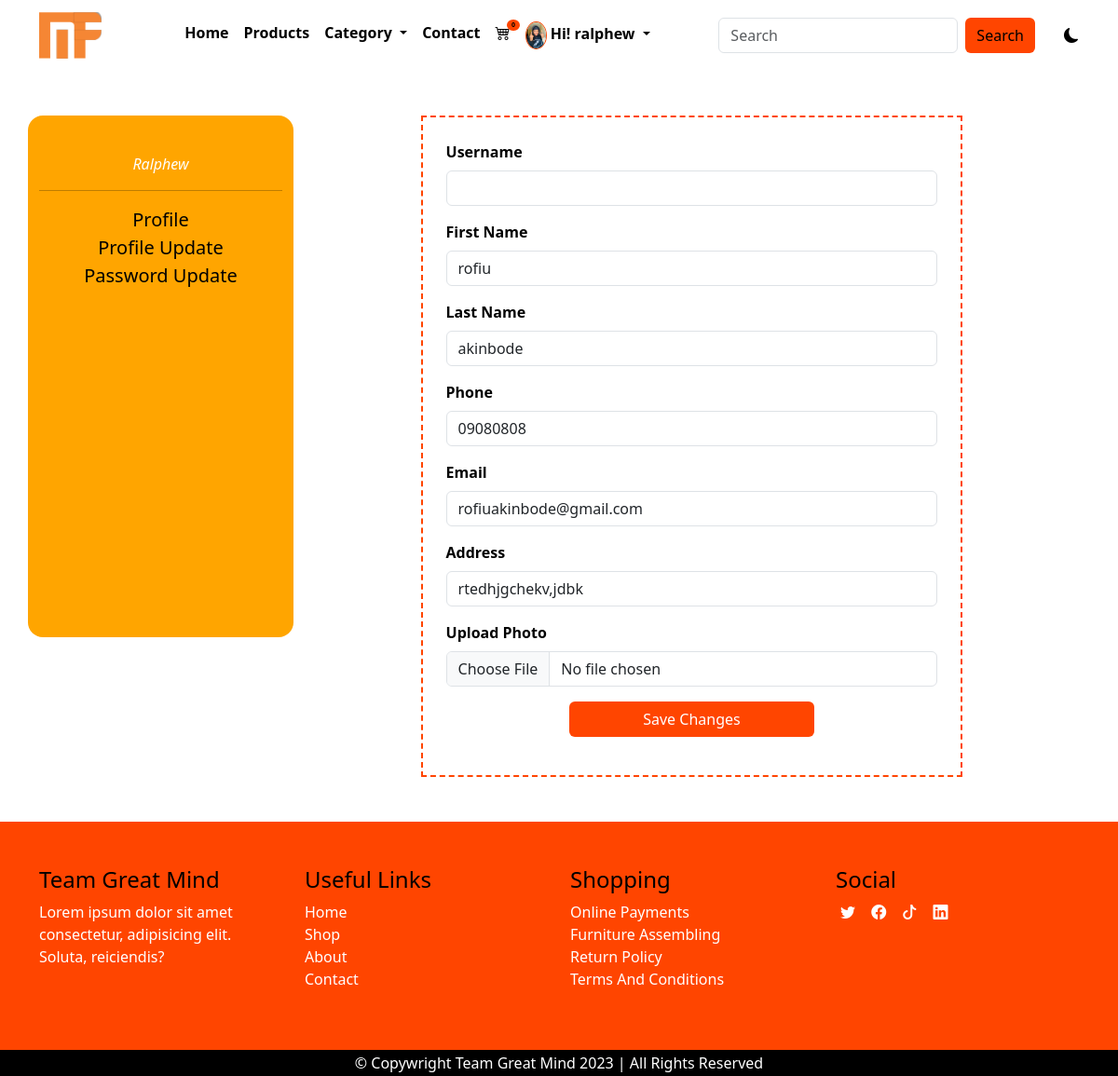
The page /profile_update (signed in) on the database its author committed.
### main/models.py (models this page shows, shortened)
class AppInfo(models.Model):
    appname = models.CharField(max_length=50)
    logo = models.ImageField(upload_to='logo')
    carousel1 = models.ImageField(upload_to='carousel')
    carousel2 = models.ImageField(upload_to='carousel')
    carousel3 = models.ImageField(upload_to='carousel')
    banner = models.ImageField(upload_to='banner')
    copyright = models.IntegerField()

class Customer(models.Model):
    user = models.OneToOneField(User, on_delete=models.CASCADE)
    first_name = models.CharField(max_length=50)
    last_name = models.CharField(max_length=50)
    phone = models.CharField(max_length=15)
    email = models.EmailField(max_length=100)
    address = models.CharField(max_length=150)
    pix =  models.ImageField(upload_to='customer')
    joined = models.DateTimeField(auto_now=True)
    class Meta:
        db_table = 'customer'
        managed = True
        verbose_name = 'Customer'
        verbose_name_plural = 'Customer'

### main/views.py (the view, shortened to what this page needs)
# urls.py: path('profile_update', views.profile_update, name='profile_update'),
def profile_update(request):
    userprof = Customer.objects.get(user__username = request.user.username)
    form = ProfileUpdateForm(instance=request.user.customer)
    context = {
            'userprof' :userprof
    }
    return render(request, 'profile_update.html', context)

### main/context_processor.py (called while the page is built)
def dropdown(request):
    info = AppInfo.objects.get(pk=1)
    fdog = Category.objects.all()
    context = {
        'info':info,
        'fdog':fdog,
    }
    return context

def cartcount(request):
    count = Cart.objects.filter(user__username = request.user.username, paid=False)
    itemcount = 0
    for item in count:
        itemcount += item.quantity
    context = {
        'itemcount':itemcount
    }
    return context

### main/templates/profile_update.html (shortened to what this page needs)
{% extends 'base.html' %}
{% block header %} {% include 'header.html' %} {% endblock header %}
{% block content %}
<div class="container">
  <div class="row mt-5 mb-5">
   <div class="col-12 col-md-3 pavat">
      <p>{{userprof.user}}</p>
      <hr>
      <ul class="list-unstyled">
        <li><a href="{% url 'profile' %}">Profile</a></li>
        <li><a href="{% url 'profile_update' %}">Profile update</a></li>
        <li><a href="{% url 'password_update' %}">Password update</a></li>
      </ul>
   </div>
   <div class="col-12 col-md-9 pupdate">
      <form action="{% url 'profile_update'  %}" method="POST" enctype="multipart/form-data">
        <div class="mb-3">
          <label for="exampleFormControlInput1" class="form-label">Username</label>
          <input type="Text"  name="username" value="{{userprof.username}}" class="form-control" id="exampleFormControlInput1" placeholder="">
        </div>
        <div class="mb-3">
          <label for="exampleFormControlInput1" class="form-label">First Name</label>
          <input type="Text"  name="first_name" value="{{userprof.first_name}}" class="form-control" id="exampleFormControlInput1" placeholder="">
        </div>
        <div class="mb-3">
          <label for="exampleFormControlInput1" class="form-label">Last Name</label>
          <input type="Text" name="last_name" value="{{userprof.last_name}}" class="form-control" id="exampleFormControlInput1" placeholder="">
        </div>
        <div class="mb-3">
          <label for="exampleFormControlInput1" class="form-label">Phone</label>
          <input type="Text" name="phone" value="{{userprof.phone}}" class="form-control" id="exampleFormControlInput1" placeholder="">
        </div>
        <div class="mb-3">
          <label for="exampleFormControlInput1" class="form-label">Email</label>
          <input type="email" name="email" value="{{userprof.email}}" class="form-control" id="exampleFormControlInput1" placeholder="">
        </div>
        <div class="mb-3">
          <label for="exampleFormControlInput1" class="form-label">Address</label>
          <input type="text" name="address" value="{{userprof.address}}" class="form-control" id="exampleFormControlInput1" placeholder="">
        </div>
        <div class="mb-3">
          <label for="exampleFormControlInput1" class="form-label">Upload Photo</label>
          <input type="file" name="pix" class="form-control" id="exampleFormControlInput1" placeholder="">
        </div>
        <div class="mb-3">
          <button type="submit" class="btn">Save Changes</button>
        </div>
      </form>
   </div>
 </div>
</div>
{% endblock content %}
{% block footer %}{% include 'footer.html' %}{% endblock footer %}

### main/templates/header.html (shortened to what this page needs)
<nav class="navbar navbar-expand-lg">
    <div class="container">
      <a class="navbar-brand" href="#"><img src="{{info.logo.url}}" alt="" style="height: 50px;"></a>
      <div class="collapse navbar-collapse" id="navbarSupportedContent">
        <ul class="navbar-nav mx-auto mb-2 mb-lg-0">
          {% if user.is_authenticated %}
          <li class="nav-item">
            <a class="nav-link active" aria-current="page" href="{% url 'home' %}">Home</a>
          </li>
          <li class="nav-item">
            <a class="nav-link" href="{% url 'products' %}">Products</a>
          </li>
          <li class="nav-item dropdown">
            <a class="nav-link dropdown-toggle" href="#" role="button" data-bs-toggle="dropdown" aria-expanded="false">
            Category
            </a>
          </li>
          <li class="nav-item">
                <a class="nav-link" href="{% url 'contact' %}">Contact</a>
          </li>
          <li class="nav-item">
            <a class="nav-link" href="{% url 'cart' %}">
                <div class="wrapper">
                    <i class="bi bi-cart4"></i>
                    <span class="badge">{{itemcount}}</span>
                </div>
            </a>
          </li>
          <li class="nav-item dropdown">
                <a class="nav-link dropdown-toggle" href="#" role="button" data-bs-toggle="dropdown" aria-expanded="false">
                  {% if user.customer %}
                  <img src="{{user.customer.pix.url}}" style="height: 30px;" alt="">
                  {% endif %}
                  <span>Hi! {{user.username}}</span>
                </a>
          </li>
          {% endif %}
        </ul>
        <form class="d-flex search" role="search" action="{% url 'search' %}" method="POST">
          <input class="form-control me-2" name="search" type="search" placeholder="Search" aria-label="Search">
          <button class="btn btn-outline-success" type="submit">Search</button>
        </form>
        <div class="samson">
          <i class="bi bi-moon-fill"></i>
        </div>
      </div>
    </div>
  </nav>

### main/static/css/style.css (style rules this page uses)
* { padding: 0%; margin: 0%; box-sizing: border-box; }
.samson { margin-left: 3%; cursor: pointer; }
:root { --bg: white; --icon: black; --text: black; }
body { background: var(--bg) !important; color: var(--text) !important; overflow: hidden; }
.navbar { background: var(--bg) !important; }
.navbar-nav a { color: var(--text); font-weight: 600; }
.wrapper { position: relative; }
.wrapper span { position: absolute; background-color: orangered; right: -10px; top: -2px; font-size: 7px; border-radius: 50%; color: black; }
.nav-item img { border-radius: 50%; border: 1px solid orangered; }
.search button { background-color: orangered; border: none; color: black; font-weight: 500; }
.pavat { text-align: center; background-color: orange; border-radius: 1rem; height: 70vh; }
.pavat p { color: white; font-style: italic; text-transform: capitalize; padding-top: 5%; }
.pavat a { text-decoration: none; text-transform: capitalize; font-size: 20px; color: black; }
.pupdate form { width: 70%; margin-left: 15%; margin-right: 15%; border: 2px dashed orangered; padding: 3%; }
.pupdate form label { font-weight: 600; }
.pupdate .btn { background-color: orangered; width: 50%; margin-left: 25%; margin-right: 25%; color: white; font-weight: 500; }

### rows shown on the page
AppInfo: logo (picture)
Customer: user "Ralphew", first_name "rofiu", last_name "akinbode", phone "09080808", email "rofiuakinbode@gmail.com", address "rtedhjgchekv,jdbk"

### other values the page prints
{{ itemcount }} "0"
{{ user.username }} "ralphew"
